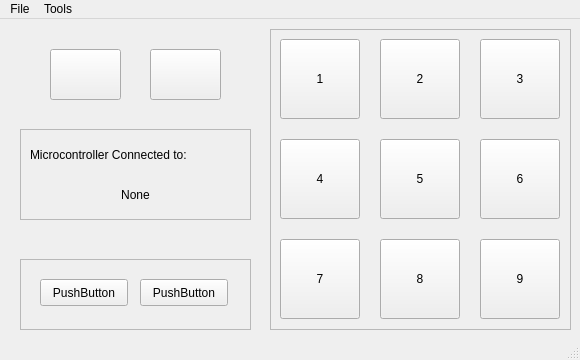
<?xml version="1.0" encoding="UTF-8"?>
<ui version="4.0">
 <class>MainWindow</class>
 <widget class="QMainWindow" name="MainWindow">
  <property name="enabled">
   <bool>true</bool>
  </property>
  <property name="geometry">
   <rect>
    <x>0</x>
    <y>0</y>
    <width>580</width>
    <height>360</height>
   </rect>
  </property>
  <property name="windowTitle">
   <string>MainWindow</string>
  </property>
  <property name="autoFillBackground">
   <bool>false</bool>
  </property>
  <widget class="QWidget" name="centralwidget">
   <widget class="QFrame" name="frame">
    <property name="geometry">
     <rect>
      <x>270</x>
      <y>10</y>
      <width>301</width>
      <height>301</height>
     </rect>
    </property>
    <property name="palette">
     <palette>
      <active>
       <colorrole role="Base">
        <brush brushstyle="SolidPattern">
         <color alpha="255">
          <red>255</red>
          <green>255</green>
          <blue>255</blue>
         </color>
        </brush>
       </colorrole>
       <colorrole role="Window">
        <brush brushstyle="SolidPattern">
         <color alpha="255">
          <red>239</red>
          <green>239</green>
          <blue>239</blue>
         </color>
        </brush>
       </colorrole>
      </active>
      <inactive>
       <colorrole role="Base">
        <brush brushstyle="SolidPattern">
         <color alpha="255">
          <red>255</red>
          <green>255</green>
          <blue>255</blue>
         </color>
        </brush>
       </colorrole>
       <colorrole role="Window">
        <brush brushstyle="SolidPattern">
         <color alpha="255">
          <red>239</red>
          <green>239</green>
          <blue>239</blue>
         </color>
        </brush>
       </colorrole>
      </inactive>
      <disabled>
       <colorrole role="Base">
        <brush brushstyle="SolidPattern">
         <color alpha="255">
          <red>239</red>
          <green>239</green>
          <blue>239</blue>
         </color>
        </brush>
       </colorrole>
       <colorrole role="Window">
        <brush brushstyle="SolidPattern">
         <color alpha="255">
          <red>239</red>
          <green>239</green>
          <blue>239</blue>
         </color>
        </brush>
       </colorrole>
      </disabled>
     </palette>
    </property>
    <property name="frameShape">
     <enum>QFrame::StyledPanel</enum>
    </property>
    <property name="frameShadow">
     <enum>QFrame::Raised</enum>
    </property>
    <widget class="QPushButton" name="pushButton_3">
     <property name="geometry">
      <rect>
       <x>210</x>
       <y>10</y>
       <width>80</width>
       <height>80</height>
      </rect>
     </property>
     <property name="text">
      <string>3</string>
     </property>
    </widget>
    <widget class="QPushButton" name="pushButton_8">
     <property name="geometry">
      <rect>
       <x>210</x>
       <y>210</y>
       <width>80</width>
       <height>80</height>
      </rect>
     </property>
     <property name="text">
      <string>9</string>
     </property>
    </widget>
    <widget class="QPushButton" name="pushButton_5">
     <property name="geometry">
      <rect>
       <x>10</x>
       <y>110</y>
       <width>80</width>
       <height>80</height>
      </rect>
     </property>
     <property name="text">
      <string>4</string>
     </property>
    </widget>
    <widget class="QPushButton" name="pushButton_7">
     <property name="geometry">
      <rect>
       <x>10</x>
       <y>210</y>
       <width>80</width>
       <height>80</height>
      </rect>
     </property>
     <property name="text">
      <string>7</string>
     </property>
    </widget>
    <widget class="QPushButton" name="pushButton_2">
     <property name="geometry">
      <rect>
       <x>110</x>
       <y>10</y>
       <width>80</width>
       <height>80</height>
      </rect>
     </property>
     <property name="text">
      <string>2</string>
     </property>
    </widget>
    <widget class="QPushButton" name="pushButton_9">
     <property name="geometry">
      <rect>
       <x>110</x>
       <y>210</y>
       <width>80</width>
       <height>80</height>
      </rect>
     </property>
     <property name="text">
      <string>8</string>
     </property>
    </widget>
    <widget class="QPushButton" name="pushButton_6">
     <property name="geometry">
      <rect>
       <x>210</x>
       <y>110</y>
       <width>80</width>
       <height>80</height>
      </rect>
     </property>
     <property name="text">
      <string>6</string>
     </property>
    </widget>
    <widget class="QPushButton" name="pushButton">
     <property name="geometry">
      <rect>
       <x>10</x>
       <y>10</y>
       <width>80</width>
       <height>80</height>
      </rect>
     </property>
     <property name="text">
      <string>1</string>
     </property>
    </widget>
    <widget class="QPushButton" name="pushButton_4">
     <property name="geometry">
      <rect>
       <x>110</x>
       <y>110</y>
       <width>80</width>
       <height>80</height>
      </rect>
     </property>
     <property name="text">
      <string>5</string>
     </property>
    </widget>
   </widget>
   <widget class="QFrame" name="frame_2">
    <property name="geometry">
     <rect>
      <x>20</x>
      <y>110</y>
      <width>231</width>
      <height>91</height>
     </rect>
    </property>
    <property name="frameShape">
     <enum>QFrame::StyledPanel</enum>
    </property>
    <property name="frameShadow">
     <enum>QFrame::Raised</enum>
    </property>
    <widget class="QLabel" name="label">
     <property name="geometry">
      <rect>
       <x>10</x>
       <y>10</y>
       <width>211</width>
       <height>31</height>
      </rect>
     </property>
     <property name="text">
      <string>Microcontroller Connected to: </string>
     </property>
    </widget>
    <widget class="QLabel" name="label_2">
     <property name="geometry">
      <rect>
       <x>80</x>
       <y>50</y>
       <width>71</width>
       <height>31</height>
      </rect>
     </property>
     <property name="layoutDirection">
      <enum>Qt::LeftToRight</enum>
     </property>
     <property name="text">
      <string>None</string>
     </property>
     <property name="alignment">
      <set>Qt::AlignCenter</set>
     </property>
    </widget>
   </widget>
   <widget class="QFrame" name="frame_3">
    <property name="geometry">
     <rect>
      <x>20</x>
      <y>240</y>
      <width>231</width>
      <height>71</height>
     </rect>
    </property>
    <property name="frameShape">
     <enum>QFrame::StyledPanel</enum>
    </property>
    <property name="frameShadow">
     <enum>QFrame::Raised</enum>
    </property>
    <widget class="QPushButton" name="pushButton_10">
     <property name="geometry">
      <rect>
       <x>20</x>
       <y>20</y>
       <width>88</width>
       <height>27</height>
      </rect>
     </property>
     <property name="text">
      <string>PushButton</string>
     </property>
    </widget>
    <widget class="QPushButton" name="pushButton_11">
     <property name="geometry">
      <rect>
       <x>120</x>
       <y>20</y>
       <width>88</width>
       <height>27</height>
      </rect>
     </property>
     <property name="text">
      <string>PushButton</string>
     </property>
    </widget>
   </widget>
   <widget class="QPushButton" name="verify_btn">
    <property name="geometry">
     <rect>
      <x>50</x>
      <y>30</y>
      <width>71</width>
      <height>51</height>
     </rect>
    </property>
    <property name="cursor">
     <cursorShape>PointingHandCursor</cursorShape>
    </property>
    <property name="styleSheet">
     <string notr="true">image: url(:/verify_svg/Group 2.svg);</string>
    </property>
    <property name="text">
     <string/>
    </property>
   </widget>
   <widget class="QPushButton" name="upload_btn">
    <property name="geometry">
     <rect>
      <x>150</x>
      <y>30</y>
      <width>71</width>
      <height>51</height>
     </rect>
    </property>
    <property name="cursor">
     <cursorShape>PointingHandCursor</cursorShape>
    </property>
    <property name="styleSheet">
     <string notr="true">image: url(:/upload/uploadupload.svg);</string>
    </property>
    <property name="text">
     <string/>
    </property>
   </widget>
  </widget>
  <widget class="QMenuBar" name="menubar">
   <property name="geometry">
    <rect>
     <x>0</x>
     <y>0</y>
     <width>580</width>
     <height>24</height>
    </rect>
   </property>
   <widget class="QMenu" name="menuFile">
    <property name="title">
     <string>File</string>
    </property>
    <addaction name="actionImport_Config"/>
    <addaction name="actionExport_Config"/>
   </widget>
   <widget class="QMenu" name="menuDetect_Controller">
    <property name="title">
     <string>Tools</string>
    </property>
    <addaction name="actionDetect_Controller"/>
    <addaction name="actionVerify_Layout"/>
   </widget>
   <addaction name="menuFile"/>
   <addaction name="menuDetect_Controller"/>
  </widget>
  <widget class="QStatusBar" name="statusbar"/>
  <action name="actionImport_Config">
   <property name="text">
    <string>Import Config</string>
   </property>
  </action>
  <action name="actionExport_Config">
   <property name="text">
    <string>Export Config</string>
   </property>
  </action>
  <action name="actionDetect_Controller">
   <property name="text">
    <string>Detect Controller</string>
   </property>
  </action>
  <action name="actionVerify_Layout">
   <property name="text">
    <string>Verify Layout</string>
   </property>
  </action>
 </widget>
 <resources>
  <include location="main.qrc"/>
 </resources>
 <connections/>
</ui>
